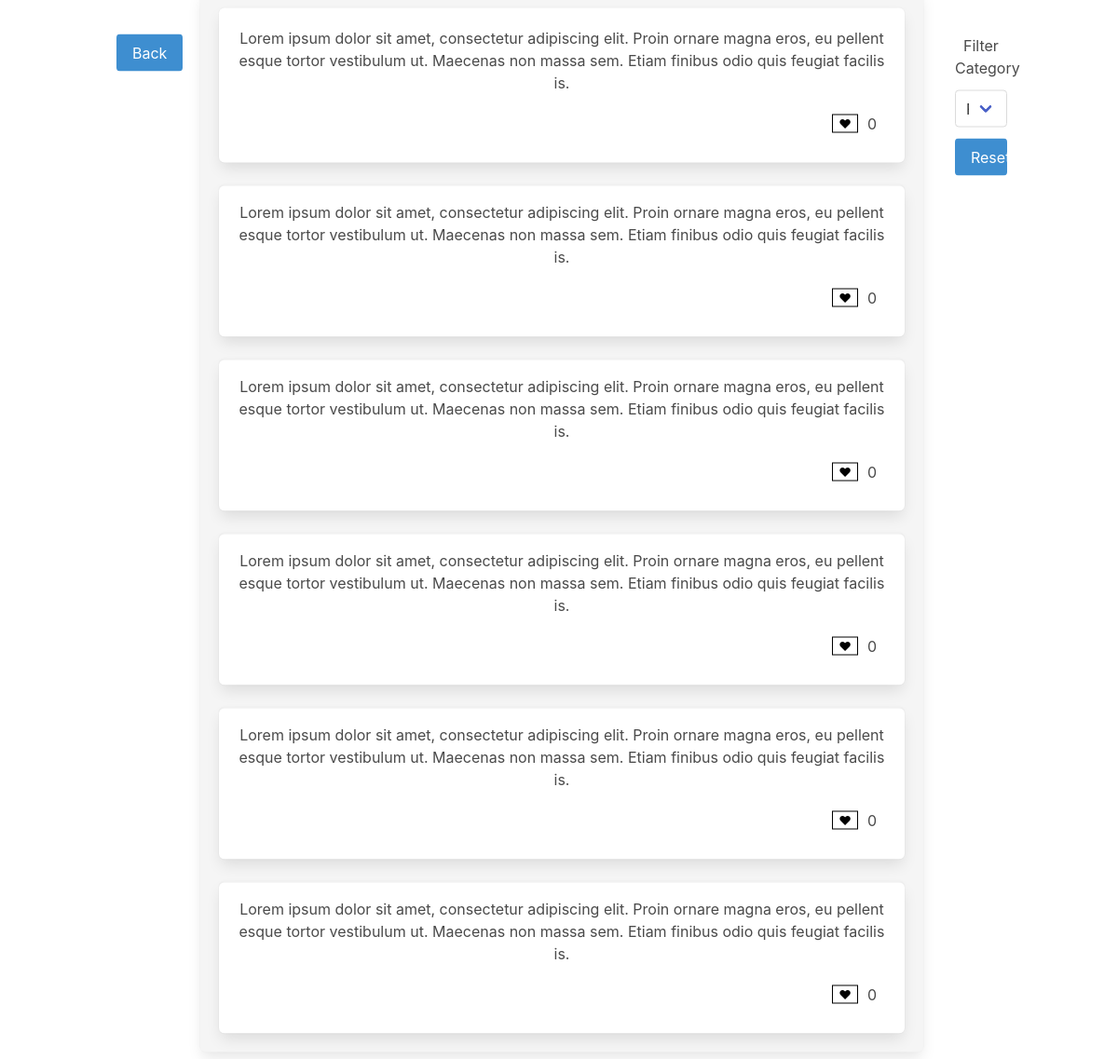
Screenshot of /review (signed in) with the database file from the repository.
### service/models.py (models this page shows)
class Joke(db.Model):
    id = db.Column(db.Integer, primary_key=True)  # primary keys are required by SQLAlchemy
    draft = db.Column(db.Boolean, default=False)
    under_review = db.Column(db.Boolean, default=False)
    category = db.Column(db.String(256))
    content = db.Column(db.String(4096))  # TODO adjust
    likes = db.Column(db.Integer, default=0)

### service/app.py (the view)
@app.route('/review', methods=["POST", "GET"])
@login_required
def review():
    print("review")
    if c := request.form.get("filter"):
        return render_template("review.html",
                               review=Joke.query.filter_by(under_review=True, category=c),
                               options=categories.category_list)
    return render_template("review.html",
                           review=Joke.query.filter_by(under_review=True),
                           options=categories.category_list)

### service/main.py (called while the page is built)
@login_manager.user_loader
def load_user(user_id):
    return User.query.get(int(user_id))

### service/templates/review.html (shortened to what this page needs)
{% extends "base.html" %}
{% block content %}
    <div class="columns" style="width: 100%">
        <div class="column is-1">
            <br><br>
            <div class="field">
                <a href="{{ url_for('app.profile') }}">
                    <button class="button is-block is-info" type="button">Back</button>
                </a>
            </div>
        </div>
        <div class="column is-10">
            <div class="field">
                <div class="box has-background-light" style="overflow-y: auto; min-height: 100vh; max-height: 100vh;">
                    <div class="feed-content">
                        {% for joke in review %}
                            <article class="media box">
                                <div class="media-content">
                                    <div class="content" style="position:relative">
                                        <p style="margin:0">{{ joke.content }}</p>
                                        <div class="like-button-container">
                                            <button class="like-button" onclick="toggleLike(this, {{ joke.id }})">&hearts;
                                            </button>
                                            <span id="like-count-{{ joke.id }}" style="margin:10px" class="like-count">{{ joke.likes }}</span>
                                        </div>
                                    </div>
                                </div>
                            </article>
                        {% endfor %}
                    </div>
                </div>
            </div>
        </div>
        <div class="column is-1 aligned">
            <br><br>
            <div class="field">
                <h5>Filter Category</h5>
            </div>
            <div class="field form-container" style="width: 100%">
                <form class="has-text-centered" method="post" action="/review">
                    <div class="control">
                        <div class="select">
                            <label>
                                <select name="filter" onchange="this.form.submit()">
                                    <option value="">Filter</option>
                                </select>
                            </label>
                        </div>
                    </div>
                </form>
            </div>
            <div class="field">
                <a href={{ url_for('app.review') }}>
                    <button class="button is-block is-info" style="width: 100%" type="button">Reset</button>
                </a>
            </div>
        </div>
    </div>
{% endblock %}

### service/templates/base.html (style rules this page uses)
p { word-break: break-all; white-space: break-spaces; }
.column { margin: 5px }
.like-button-container { display: flex; flex-direction: row; align-items: center; justify-content: flex-end; margin-top: 10px; }
.like-button { background: #ffffff; border: 1px solid #000000; }

### rows the page displays
Joke: content "Lorem ipsum dolor sit amet, consectetur adipiscing elit. Proin ornare magna eros, eu pellentesque tortor vestibulum ut. Maecenas non massa sem. Etiam finibus odio quis feugiat facilisis.", likes "0"
Joke: content "Lorem ipsum dolor sit amet, consectetur adipiscing elit. Proin ornare magna eros, eu pellentesque tortor vestibulum ut. Maecenas non massa sem. Etiam finibus odio quis feugiat facilisis.", likes "0"
Joke: content "Lorem ipsum dolor sit amet, consectetur adipiscing elit. Proin ornare magna eros, eu pellentesque tortor vestibulum ut. Maecenas non massa sem. Etiam finibus odio quis feugiat facilisis.", likes "0"
Joke: content "Lorem ipsum dolor sit amet, consectetur adipiscing elit. Proin ornare magna eros, eu pellentesque tortor vestibulum ut. Maecenas non massa sem. Etiam finibus odio quis feugiat facilisis.", likes "0"
Joke: content "Lorem ipsum dolor sit amet, consectetur adipiscing elit. Proin ornare magna eros, eu pellentesque tortor vestibulum ut. Maecenas non massa sem. Etiam finibus odio quis feugiat facilisis.", likes "0"
Joke: content "Lorem ipsum dolor sit amet, consectetur adipiscing elit. Proin ornare magna eros, eu pellentesque tortor vestibulum ut. Maecenas non massa sem. Etiam finibus odio quis feugiat facilisis.", likes "0"
